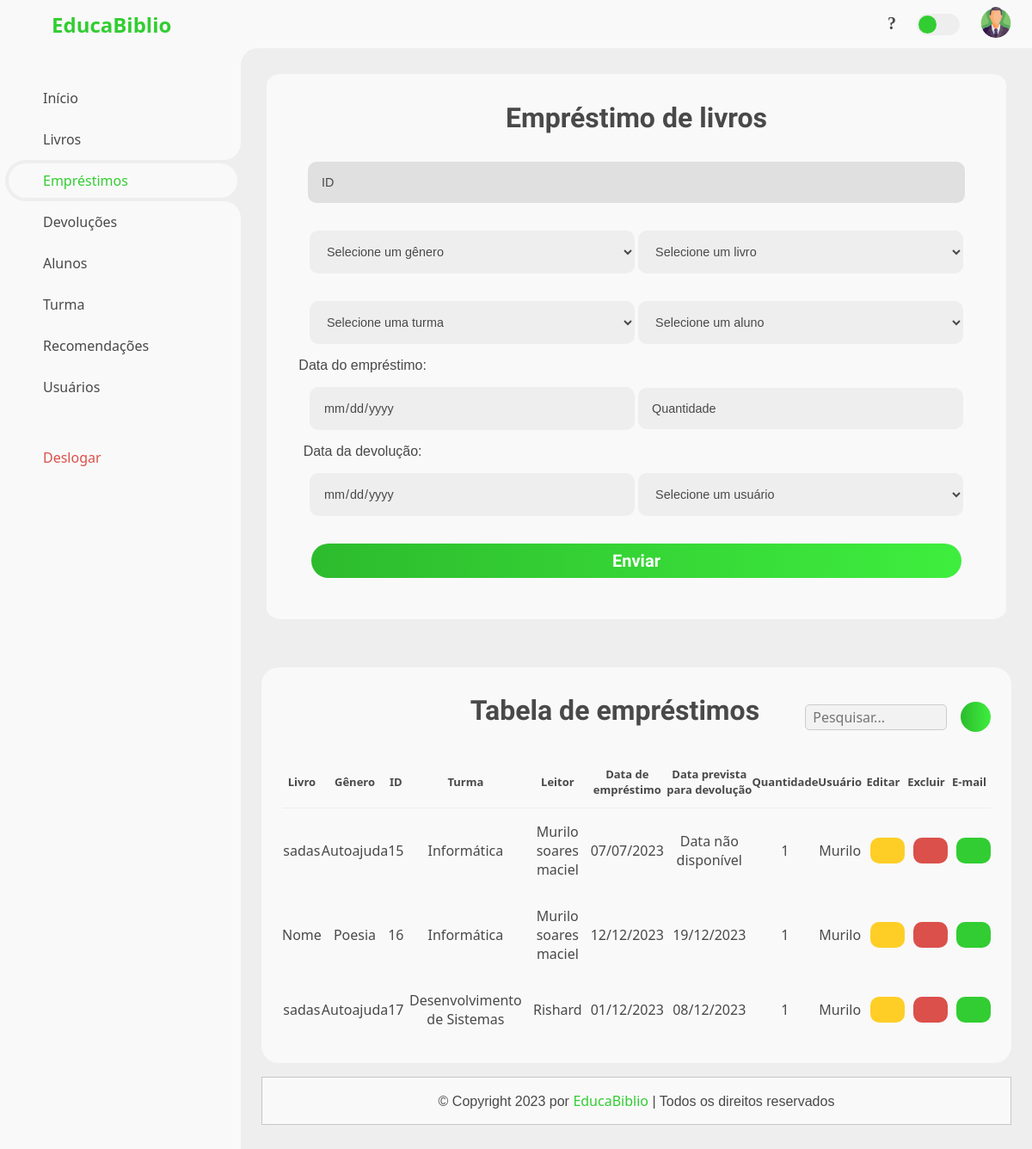
Page /View/emprestimos.php on the committed database.
### tables this page shows
CREATE TABLE IF NOT EXISTS `emprestimo` (
  `idEmprestimo` int NOT NULL AUTO_INCREMENT,
  `DataEmprestimo` date NOT NULL,
  `StatusEmprestimo` int NOT NULL,
  `livro_idLivro` int NOT NULL,
  `usuario_idUsuario` int NOT NULL,
  `prof_idProf` int DEFAULT NULL,
  `aluno_idAluno` int DEFAULT NULL,
  `Quantidade_emp` int NOT NULL,
  PRIMARY KEY (`idEmprestimo`),
  KEY `fk_empestimo_livro1_idx` (`livro_idLivro`),
  KEY `fk_empestimo_usuario1_idx` (`usuario_idUsuario`),
  KEY `fk_empestimo_prof1_idx` (`prof_idProf`),
  KEY `fk_empestimo_aluno1_idx` (`aluno_idAluno`)
);

CREATE TABLE IF NOT EXISTS `livro` (
  `idLivro` int NOT NULL AUTO_INCREMENT,
  `NomeLivro` varchar(100) NOT NULL,
  `IBSMLivro` varchar(50) DEFAULT NULL,
  `LocalLivro` varchar(250) DEFAULT NULL,
  `PrateleiraLivro` varchar(100) DEFAULT NULL,
  `ColunaLivro` varchar(100) DEFAULT NULL,
  `autor_idAutor` int NOT NULL,
  `Genero_idGenero` int NOT NULL,
  `Idioma_idIdioma` int NOT NULL,
  `FotoLivro` blob,
  `EditoraLivro` varchar(100) DEFAULT NULL,
  `EdicaoLivro` varchar(100) DEFAULT NULL,
  `CaminhoFotoLivro` varchar(255) DEFAULT NULL,
  `Quantidadelivros` int NOT NULL,
  `DidaticoLivro` varchar(10) DEFAULT NULL,
  PRIMARY KEY (`idLivro`),
  KEY `fk_Livro_Altor_idx` (`autor_idAutor`),
  KEY `fk_Livro_Genero1_idx` (`Genero_idGenero`),
  KEY `fk_Livro_Idioma1_idx` (`Idioma_idIdioma`)
);

CREATE TABLE IF NOT EXISTS `genero` (
  `idGenero` int NOT NULL AUTO_INCREMENT,
  `NomeGenero` varchar(50) NOT NULL,
  PRIMARY KEY (`idGenero`)
);

CREATE TABLE IF NOT EXISTS `turma` (
  `IdTurma` int NOT NULL AUTO_INCREMENT,
  `AnoTurma` varchar(50) NOT NULL,
  `NomeTurma` varchar(50) DEFAULT NULL,
  `AnodeInicio` int DEFAULT NULL,
  PRIMARY KEY (`IdTurma`)
);

CREATE TABLE IF NOT EXISTS `aluno` (
  `idAluno` int NOT NULL AUTO_INCREMENT,
  `NomeAluno` varchar(100) NOT NULL,
  `EmailAluno` varchar(100) DEFAULT NULL,
  `ObsAluno` varchar(250) DEFAULT NULL,
  `Turma_idTurma` int NOT NULL,
  PRIMARY KEY (`idAluno`),
  KEY `fk_Aluno_Turma1_idx` (`Turma_idTurma`)
);

CREATE TABLE IF NOT EXISTS `usuario` (
  `idUsuario` int NOT NULL AUTO_INCREMENT,
  `UserUsuario` varchar(100) NOT NULL,
  `NomeUsuario` varchar(100) NOT NULL,
  `EmailUsuario` varchar(100) NOT NULL,
  `SenhaUsuario` varchar(100) NOT NULL,
  `FotoUsuario` blob,
  `CamFoto` varchar(200) NOT NULL,
  PRIMARY KEY (`idUsuario`)
);

CREATE TABLE IF NOT EXISTS `devolucao` (
  `idDevolucao` int NOT NULL AUTO_INCREMENT,
  `DataDevolucao` date NOT NULL,
  `DataDevolvida` date DEFAULT NULL,
  `StatusDevolucao` int NOT NULL,
  `emprestimo_idEmprestimo` int NOT NULL,
  PRIMARY KEY (`idDevolucao`),
  KEY `fk_devolucao_empestimo1_idx` (`emprestimo_idEmprestimo`)
);

### View/emprestimos.php (the view, shortened to what this page needs)
<!DOCTYPE html>
<html lang="pt-br">
<head>
	<link rel="stylesheet" href="../CSS/style.css">
	<link rel="stylesheet" href="../CSS/popup2.css">
</head>
<body>
	<section id="sidebar">
		<a href="#" class="brand">
			<i class="fas fa-book"></i>
			<span class="text">EducaBiblio</span>
		</a>
		<ul class="side-menu top">
			<li>
				<a href="inicio.php">
					<i class='fas fa-home'></i>
					<span class="text">Início</span>
				</a>
			</li>
			<li>
				<a href="livros.php">
					<i class="fas fa-book"></i>
					<span class="text">Livros</span>
				</a>
			</li>
			<li class="active">
				<a href="emprestimos.php">
					<i class="fas fa-undo"></i>
					<span class="text">Empréstimos</span>
				</a>
			</li>
			<li>
				<a href="devolucao.php">
					<i class="fas fa-arrow-left"></i>
					<span class="text">Devoluções</span>
				</a>
			</li>
			<li>
				<a href="aluno.php">
					<i class="fas fa-graduation-cap"></i>
					<span class="text">Alunos</span>
				</a>
			</li>
			<li>
				<a href="turma.php">
					<i class="fas fa-users"></i>
					<span class="text">Turma</span>
				</a>
			</li>
			<li>
				<a href="recomendacoes.php">
					<i class="fas fa-download"></i>
					<span class="text">Recomendações</span>
				</a>
			</li>
			<li>
				<a href="usuarios.php">
					<i class="fas fa-cogs"></i>
					<span class="text">Usuários</span>
				</a>
			</li>
		</ul>
		<ul class="side-menu">
			<li>
				<a href="../Controller/CLogout.php" class="logout">
					<i class="fas fa-sign-out-alt"></i>
					<span class="text">Deslogar</span>
				</a>
			</li>
		</ul>
	</section>
	<section id="content">
		<nav>
			<i class='fas fa-bars'></i>
			<div class="icons">
				<div id="menu-btn" class="fas fa-question" onclick="abrirPDFEmNovaAba()"></div>
			</div>
			<label for="switch-mode" class="switch-mode"></label>
			<a href="#" class="profile">
				<img src="../img/adm.png">
			</a>
		</nav>
		</head>
		<body>
			<section class="tabela">
				<div class="row">
					<form action="../Router/emp_rotas.php" method="post">
						<h3>Empréstimo de livros</h3>
						<input type="text" placeholder="ID" name="idEmprestimo" id="idEmprestimo" required maxlength="50" class="box2" autocomplete="off" readonly>
						<select id="Genero_idGenero" name="Genero_idGenero" class="box select-dark-mode" required>
							<option value="">Selecione um gênero</option>
						</select>
						<select id="livro_idLivro" name="livro_idLivro" class="box select-dark-mode">
							<option value="">Selecione um livro</option>
						</select>
						<select id="Turma_idTurma" name="Turma_idTurma" class="box select-dark-mode" required>
							<option value="">Selecione uma turma</option>
						</select>
						<select id="aluno_idAluno" name="aluno_idAluno" class="box select-dark-mode">
							<option value="">Selecione um aluno</option>
						</select>
						<h4>Data do empréstimo:</h4>
						<input type="date" placeholder="Data" name="DataEmprestimo" id="DataEmprestimo" required class="box" autocomplete="off" required>
						<input type="text" placeholder="Quantidade" name="quantidade" required class="box" autocomplete="off" required>
						<h4>Data da devolução:</h4>
						<input type="date" placeholder="Data" name="data" required class="box" autocomplete="off" required>
						<select id="usuario_idUsuario" name="usuario_idUsuario" class="box select-dark-mode" required>
							<option value="">Selecione um usuário</option>
						</select>
						<center> <input type="submit" value="Enviar" class="inline-btn" name="emprestar"> </center>
					</form>
				</div>
			</section>
			<main>
				<div class="table-data">
					<div class="order">
						<div class="head">
							<h3>Tabela de empréstimos</h3>
							<input type="text" id="searchInput" class="searchInput" placeholder="Pesquisar...">
							<button class="pdf-button">
								<i class="fas fa-file-pdf"></i></button>
						</div>
						<?php
						$conexao = new CConexao();
						$conn = $conexao->getConnection();
						$sql = "SELECT
          livro.NomeLivro AS TituloLivro,
          genero.NomeGenero,
          emprestimo.idEmprestimo,
          turma.NomeTurma,
          aluno.NomeAluno,
          emprestimo.DataEmprestimo,
          devolucao.DataDevolucao,
          emprestimo.Quantidade_emp,
          usuario.UserUsuario,
          usuario.EmailUsuario
      FROM emprestimo
      INNER JOIN livro ON emprestimo.livro_idLivro = livro.idLivro
      INNER JOIN genero ON livro.Genero_idGenero = genero.idGenero
      INNER JOIN aluno ON emprestimo.aluno_idAluno = aluno.idAluno
      INNER JOIN turma ON aluno.Turma_idTurma = turma.IdTurma
      INNER JOIN usuario ON emprestimo.usuario_idUsuario = usuario.idUsuario
      LEFT JOIN devolucao ON emprestimo.idEmprestimo = devolucao.emprestimo_idEmprestimo";
						$result = $conn->query($sql);
						if ($result === false) {
							$errorInfo = $conn->errorInfo();
							echo "Erro na consulta SQL: " . $errorInfo[2];
						} else {
							if ($result->rowCount() > 0) {
								$emprestimos = $result->fetchAll(PDO::FETCH_ASSOC);
								echo "<table>";
								echo "<thead>";
								echo "<tr>";
								echo "<th><center>Livro</center></th>";
								echo "<th><center>Gênero</center></th>";
								echo "<th><center>ID</center></th>";
								echo "<th><center>Turma</center></th>";
								echo "<th><center>Leitor</center></th>";
								echo "<th><center>Data de empréstimo</center></th>";
								echo "<th><center>Data prevista para devolução</center></th>";
								echo "<th><center>Quantidade</center></th>";
								echo "<th><center>Usuário</center></th>";
								echo "<th><center>Editar</center></th>";
								echo "<th><center>Excluir</center></th>";
								echo "<th><center>E-mail</center></th>";
								echo "</tr>";
								echo "</thead>";
								echo "<tbody>";
								foreach ($emprestimos as $row) {
									echo "<tr>";
									echo "<td><center>" . $row["TituloLivro"] . "</center></td>";
									echo "<td><center>" . $row["NomeGenero"] . "</center></td>";
									echo "<td><center>" . $row["idEmprestimo"] . "</center></td>";
									echo "<td><center>" . $row["NomeTurma"] . "</center></td>";
									echo "<td><center>" . $row["NomeAluno"] . "</center></td>";
									if ($row["DataEmprestimo"] !== null) {
										echo "<td><center>" . date('d/m/Y', strtotime($row["DataEmprestimo"])) . "</center></td>";
									} else {
										echo "<td><center>Data não disponível</center></td>";
									}
									if ($row["DataDevolucao"] !== null) {
										echo "<td><center>" . date('d/m/Y', strtotime($row["DataDevolucao"])) . "</center></td>";
									} else {
										echo "<td><center>Data não disponível</center></td>";
									}
									echo "<td><center>" . $row["Quantidade_emp"] . "</center></td>";
									echo "<td><center>" . $row["UserUsuario"] . "</center></td>";
									echo "<td><center><button class='edit-button'><i class='fas fa-pencil-alt'></i></button></center></td>";
									echo "<td><div class='container'><center><button class='delete-button' type='submit' onclick='handlePopup(true)'><i class='fas fa-trash-alt'></i></button></center><div class='popup' id='popup'><img src='../img/decisao.png' aria-label='popup decisão'><h2 class='title'>Aviso!</h2><p class='desc'>Deseja mesmo excluir?</p><button class='close-popup-button' type='submit' onclick='handlePopup(false)'>Fechar</button><a href='../Controller/CExcluir_usuario.php?id={$row["idEmprestimo"]}'><button class='close-popup-button'>Excluir</button></a></div></div></div></td>";
									echo "<td><div class='container'><center><button class='historico-button' type='submit' onclick='handlePopup2(true)'><i class='fas fa-envelope'></i></button></center><div class='popup2' id='popup2'><img src='../img/email.png'><form action='https://formsubmit.co/{$row["EmailUsuario"]}' method='POST'><h2 class='title'>E-mail</h2><p class='desc'>Deseja enviar um e-mail ao estudante?</p><p class='formu'><b>✧ Estudante: </b>" . $row["NomeAluno"] . "</p><p class='formu'><b>✧ E-mail: </b>" . $row["EmailUsuario"] . "</p><p class='formu'><b>✧ Mensagem: </b></p><textarea name='Mensagem' id='mensagem' cols='45' rows='5'></textarea> <br><input type='hidden' name='_captcha' value='false'><input type='hidden' name='_next' value='http://127.0.0.1:5500/View/emprestimos.html' !important><button class='close-popup2-button' type='submit' onclick='handlePopup2(false)'>Fechar</button><button class='close-popup2-button'>Enviar</button></form></div></div></div></td>";
									echo "</tr>";
								}
							} else {
								echo "<p>Nenhum empréstimo encontrado.</p>";
							}
						}
						?>
				<footer class="footer">
					© Copyright 2023 por <span>EducaBiblio</span> | Todos os direitos reservados
				</footer>
			</main>
	</section>
</body>
</html>
</body>
</html>

### CSS/popup2.css (style rules this page uses)
* { outline: none; font-family: 'Segoe UI', Tahoma, Geneva, Verdana, sans-serif; }
:root { --pop-up: #F9F9F9; --pop-upTexto: #3a3a3a; --vermelho: #DB504A; --verde: #32CD32; }
body { margin: 0; }
.container { position: relative; }

### View/emprestimos.php (style rules this page uses)
.searchInput { width: 20% !important; height: 30px; background-color: #f2f2f2; border: 1px solid #ccc; border-radius: 5px; padding: 5px; }

### rows in the picture
emprestimo: livro_idLivro.NomeLivro "sadas", genero.NomeGenero "Autoajuda", idEmprestimo "15", turma.NomeTurma "Informática", aluno_idAluno.NomeAluno "Murilo soares maciel", DataEmprestimo "07/07/2023", shows "Data não disponível", Quantidade_emp "1", usuario_idUsuario.UserUsuario "Murilo"
emprestimo: livro_idLivro.NomeLivro "Nome", genero.NomeGenero "Poesia", idEmprestimo "16", turma.NomeTurma "Informática", aluno_idAluno.NomeAluno "Murilo soares maciel", DataEmprestimo "12/12/2023", devolucao.DataDevolucao "19/12/2023", Quantidade_emp "1", usuario_idUsuario.UserUsuario "Murilo"
emprestimo: livro_idLivro.NomeLivro "sadas", genero.NomeGenero "Autoajuda", idEmprestimo "17", turma.NomeTurma "Desenvolvimento de Sistemas", aluno_idAluno.NomeAluno "Rishard", DataEmprestimo "01/12/2023", devolucao.DataDevolucao "08/12/2023", Quantidade_emp "1", usuario_idUsuario.UserUsuario "Murilo"
